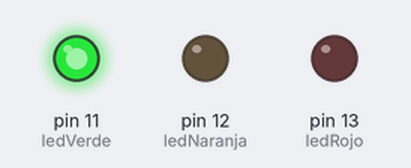
Simulated run of this sketch. Board: Arduino Uno, built with avr-gcc and run on an emulated ATmega328P. Parts: output pins drawn as LEDs (lit = HIGH).

Above: at 2.5 s.
At 5.75 s:
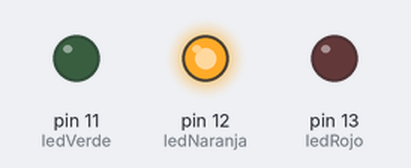
At 6.65 s:
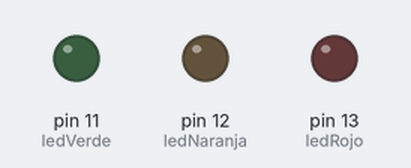
At 9.3 s:
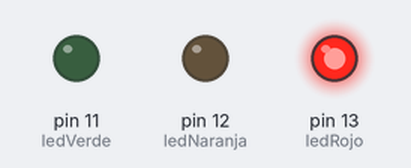
Timing chart, 0 to 15.3 s (numbered marks = the images above):
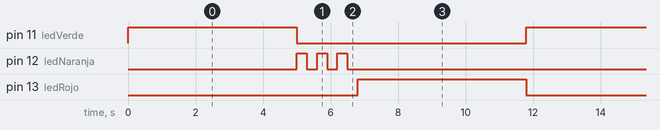

The sketch:

02-semaforo-mejora1.ino
```cpp
// Naranja intermitente: el LED naranja parpadea 3 veces antes del rojo

const int ledVerde = 11;    // LED verde conectado al pin 11
const int ledNaranja = 12;  // LED naranja conectado al pin 12
const int ledRojo = 13;     // LED rojo conectado al pin 13

void setup() {
  // los pines de los tres LED son salidas
  pinMode(ledVerde, OUTPUT);
  pinMode(ledNaranja, OUTPUT);
  pinMode(ledRojo, OUTPUT);
}

void loop() {
  // fase verde: 5 segundos
  digitalWrite(ledVerde, HIGH);
  delay(5000);
  digitalWrite(ledVerde, LOW);

  // fase naranja: 3 parpadeos rápidos
  for (int i = 0; i < 3; i++) {
    digitalWrite(ledNaranja, HIGH);
    delay(300);
    digitalWrite(ledNaranja, LOW);
    delay(300);
  }

  // fase roja: 5 segundos
  digitalWrite(ledRojo, HIGH);
  delay(5000);
  digitalWrite(ledRojo, LOW);
}
```

Measured:
- by itself, pin 11 (ledVerde), pin 13 (ledRojo): alternates HIGH for 5.0 s and LOW for 6.8 s
- by itself, pin 12 (ledNaranja): repeats every 11.8 s: 2 × (LOW 0.30 s, HIGH 0.30 s), LOW 10.3 s, HIGH 0.30 s
- by itself, everything shown: repeats every 11.8 s, in 9 steps
